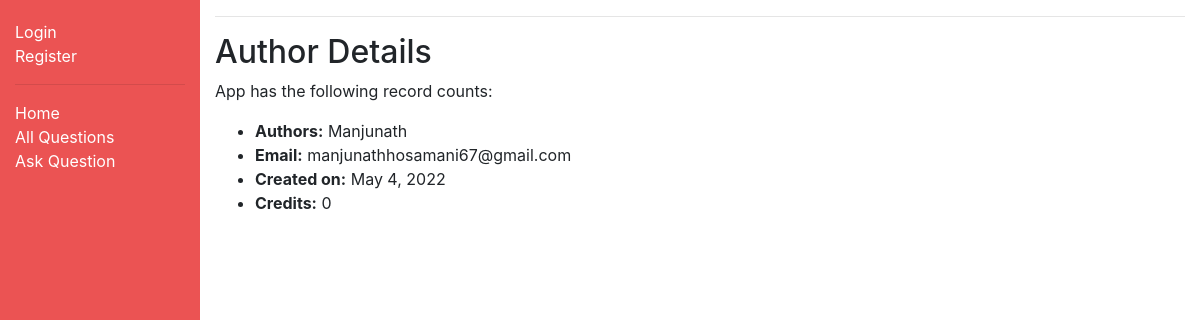
Screenshot of /myquora/author/1 with the database file from the repository.
### myquora/models.py (models this page shows, shortened)
class Author(models.Model):
    user = models.ForeignKey(User, on_delete=models.CASCADE)
    email = models.EmailField(max_length=70, blank=True)
    date_created = models.DateField(null=True, default=timezone.now())
    credits = models.IntegerField(default=0)

### myquora/views.py (the view)
# urls.py: path('author/<int:pk>', views.AuthorDetailView.as_view(), name='author-detail'),
class AuthorDetailView(generic.DetailView):
    model = Author

### myquora/templates/myquora/author_detail.html
{% extends "base_generic.html" %}
{% block content %}
<hr></hr>
<h2>Author Details</h2>
<p>App has the following record counts:</p>
<ul>
        <li><strong>Authors:</strong> {{ author.user.username }}</li>
        <li><strong>Email:</strong> {{ author.email }}</li>
        <li><strong>Created on:</strong> {{ author.date_created }}</li>
        <li><strong>Credits:</strong> {{ author.credits }}</li>
</ul>
{% endblock %}

### rows the page displays
Author: user.username "Manjunath", email "manjunathhosamani67@gmail.com", date_created "May 4, 2022", credits "0"
